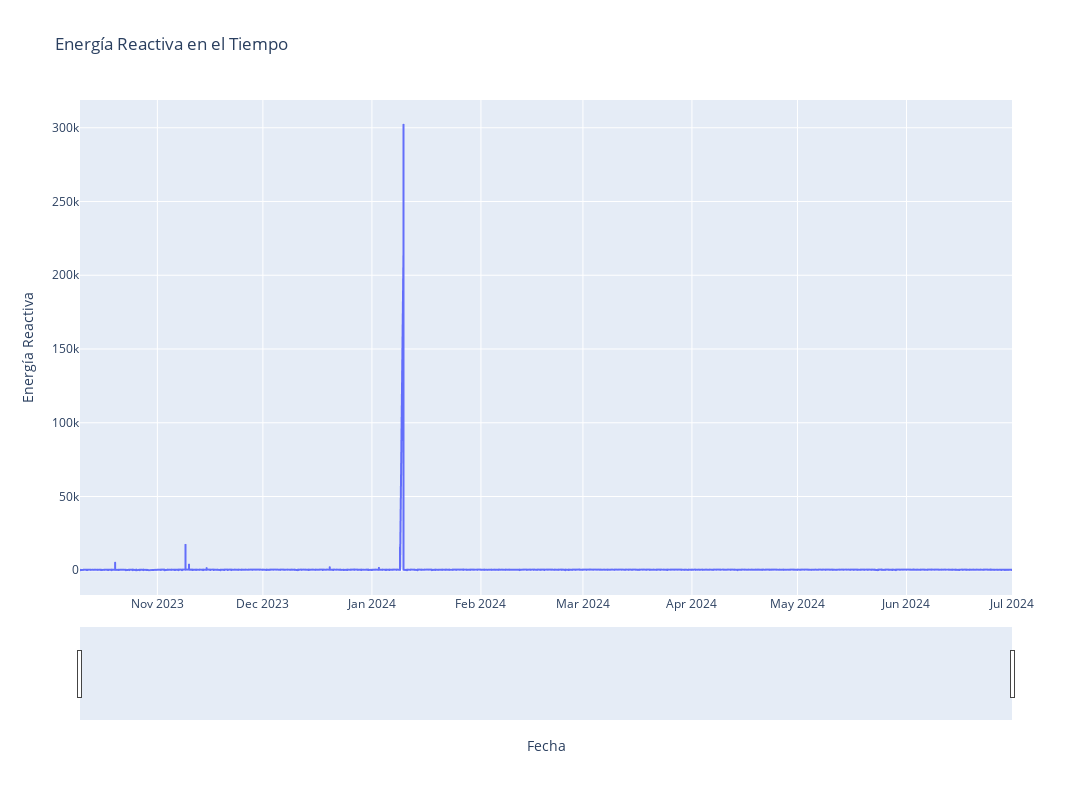

Write notebook code for a chart like this one.
### Code cell
# Visualiza la serie temporal

#plt.plot(data_day['date'], df_er)
fig = px.line(df_erh, x='date', y='energia_reactiva', title='Energía Reactiva en el Tiempo')

# Personalización del gráfico
fig.update_layout(
    title='Energía Reactiva en el Tiempo',
    xaxis_title='Fecha',
    yaxis_title='Energía Reactiva',
    xaxis_rangeslider_visible=True,  # Agregar slider para seleccionar el rango de fechas
    width=1400,
    height=800
)

fig.show()

### Figure 1 — Plotly figure (JSON) as saved in the notebook; plotly's stock layout.template omitted (floating-point values rounded to 4 significant figures; data arrays with more than 128 entries replaced by an {"elided": "..."} marker saying what was removed)
{"data": [{"hovertemplate": "date=%{x}<br>energia_reactiva=%{y}<extra></extra>", "legendgroup": "", "line": {"color": "#636efa", "dash": "solid"}, "marker": {"symbol": "circle"}, "mode": "lines", "name": "", "showlegend": false, "type": "scattergl", "x": {"elided": "5921 str values"}, "xaxis": "x", "y": {"elided": "5921 float values"}, "yaxis": "y"}], "layout": {"height": 800, "legend": {"tracegroupgap": 0}, "title": {"text": "Energía Reactiva en el Tiempo"}, "width": 1400, "xaxis": {"anchor": "y", "domain": [0, 1], "rangeslider": {"visible": true}, "title": {"text": "Fecha"}}, "yaxis": {"anchor": "x", "domain": [0, 1], "title": {"text": "Energía Reactiva"}}}}
